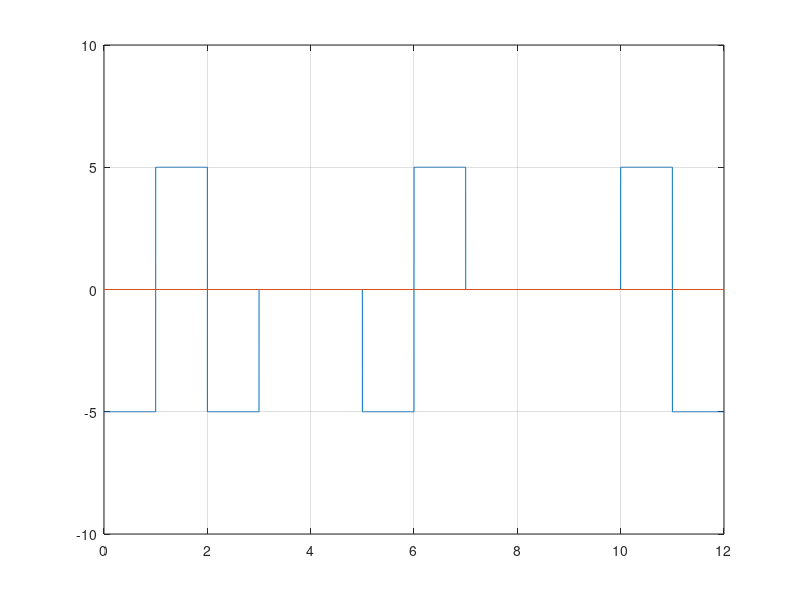

The MATLAB script that drew this image:
clc; #... Clear command line
clear all; #... Clear variables
close all; #... Clear figures

bits = [1 1 0 0 0 0 1 0 0 0 0 1];

#... Modulation
bitrate = 1;
voltage = 5;

sampling_rate = 1000;
sampling_time = 1/sampling_rate;

end_time = length(bits)/bitrate;
time = 0:sampling_time:end_time;

zero = 0;
one = 0;
for i = 1:length(bits)
  if bits(i) == 0
    zero = zero+1;
  else
    one = one+1;
    zero = 0;
  endif
  if zero == 4
    bits(i) = -1; zero = 0;
    if rem(one, 2) == 0
      bits(i-3) = 1;
    endif
  endif
endfor

index = 1;
sign = -1;

for i = 1:length(time)
  modulation(i) = bits(index)*sign*voltage;
  if time(i)*bitrate >= index
    if bits(index) == 1
      sign = -sign;
    endif
    index = index+1;
  endif
endfor

plot(time, modulation);
axis([0 end_time -voltage-5 voltage+5]);
line([0 end_time], [0 0]);
grid on;

#... Demodulation
index = 1;

for i = 1:length(modulation)
  demodulation(index) = modulation(i)/voltage;
  if time(i)*bitrate >= index
    index = index+1;
  endif
endfor

last = 0;
for i = 1:length(demodulation)
  if demodulation(i) != 0
    if last != 0 && demodulation(i) == last
      for j = -3:0
        demodulation(i+j) = 0;
      endfor
    endif
    last = demodulation(i);
  endif
endfor

demodulation = abs(demodulation);

disp(demodulation);
